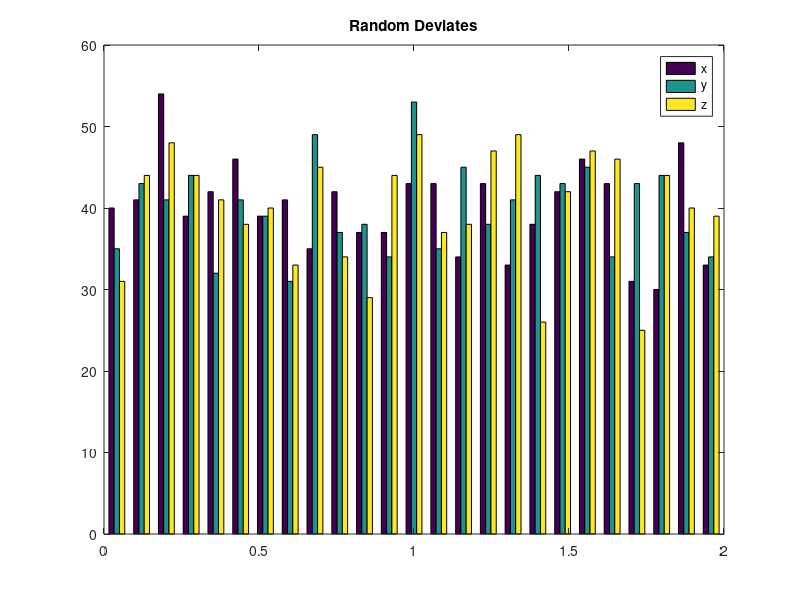

This chart was generated by the following MATLAB code: (Note: this script raises an error after producing the figure.)
%% Evaluate a 3D Integral using Monte Carlo
% Exercise 5-5
%%
% 
% <latex>
% I = \int_{0}^{2}\int_{0}^{2}\int_{0}^{2}(x+y+z )^2dxdydz
% </latex>
% 
% The averaging method is employed
% Steps are as follows:
%%
%
% # Choose an xhat (xi) uniformly between the limits
% # Score Ii = f(xi)*diff(limits)
function Ex5_5

exampleIntegration();
    iAnyl = 80;
    haltonBase = [2,3,5];
    Samples = pow2(1:19);
    errorHalton = zeros(numel(Samples),3);
    errorAverage = zeros(numel(Samples),1);
    
    for N=1:numel(Samples)
        for base=1:numel(haltonBase)
        [Iavg,Ihalton] = computeMC(Samples(N),haltonBase(base));
        errorHalton(N,base) = Ihalton(1)-iAnyl;
        end
        errorAverage(N) = Iavg(1)-iAnyl;
    end
    figure;
    loglog(Samples,abs(errorAverage),Samples,abs(errorHalton(:,1)),Samples,abs(errorHalton(:,2)),Samples,abs(errorHalton(:,3)));
    title('Error for Monte Carlo Integration of I = \int_{0}^{2}\int_{0}^{2}\int_{0}^{2}(x+y+z )^2dxdydz');
    legend('Average','Halton Base 2','Halton Base 3','Halton Base 5');
    xlabel('Number MC Samples');
    ylabel('|Error|');
end
function [Iavg Ihalton] = computeMC(N,haltonBase)
f = @(x) (x(1)+x(2)+x(3)).^2;
xLimits = [0 2; 0 2; 0 2];
Volume = prod(diff(xLimits'));
n = N;
numDim = 3;

%% Random Deviates
% Computing random deviates
xi = diag(xLimits(:,1))*ones(numDim,n) + diag(diff(xLimits'))*rand(numDim,n);
% Computing Scores
avgIRand = zeros(1,n);
for i=1:n
    avgIRand(i) =f(xi(:,i));
end
avgIRand = avgIRand*Volume;
avgI_mu = sum(avgIRand)/n;
avgI_std = std(avgIRand)/sqrt(n);
Iavg = [avgI_mu, avgI_std];


%% Halton Sequence
% Generating the Halton Sequence of Base 3, skipping the first 1,000, and
% grapping every 100th tiplet after that

% Calculating the size of array needed
numElements = numDim*n;
p = haltonset(haltonBase,'Skip',1e3,'Leap',1e2);
deviates = p(1:ceil(numElements/haltonBase),:);
deviates = reshape(deviates,numel(deviates),1);
deviates(floor(numel(deviates)/numElements)*numElements+1:end) = [];  % Chooping off end
deviates = reshape(deviates,n,numDim);
xi =  diag(xLimits(:,1))*ones(numDim,n)+diag(diff(xLimits'))*deviates';

% Computing Scores
avgIHalt = zeros(1,n);
for i=1:n
    avgIHalt(i) =f(xi(:,i));
end
avgIHalt = avgIHalt*Volume;
avgI_mu = sum(avgIHalt)/n;
avgI_std = std(avgIHalt)*numDim/sqrt(n);
Ihalton = [avgI_mu, avgI_std];

end

function exampleIntegration()
% Problem Setup
% We let f(x') now be a 'vector' function, where x' = (x,y,z)
f = @(x) (x(1)+x(2)+x(3)).^2;
% Integration limits.  First column is lower bound, second is upper bound
xLimits = [0 2; 0 2; 0 2];
Volume = prod(diff(xLimits'));
n = 1000;
numDim = 3;

%% Random Deviates
% Computing random deviates
xi = diag(xLimits(:,1))*ones(numDim,n) + diag(diff(xLimits'))*rand(numDim,n);
figure(1); hist(xi',25);
legend('x','y','z'); title('Random Deviates');

% Computing Scores
avgIRand = zeros(1,n);
for i=1:n
    avgIRand(i) =f(xi(:,i));
end
avgIRand = avgIRand*Volume;
avgI_mu = sum(avgIRand)/n;
avgI_std = std(avgIRand)*numDim/sqrt(n);
fprintf(1,'Average integaration (with random sampling) yeilds %f +/- %f with n=%d samples\n',avgI_mu,avgI_std,n);

%% Halton Sequence
% Generating the Halton Sequence of Base 3, skipping the first 1,000, and
% grapping every 100th tiplet after that
p = haltonset(3,'Skip',1e3,'Leap',1e2);
xi =  diag(xLimits(:,1))*ones(numDim,n)+diag(diff(xLimits'))*p(1:n,:)';
figure(2); hist(xi',25);
legend('x','y','z'); title('Halton Sequence');

% Computing Scores
avgIHalt = zeros(1,n);
for i=1:n
    avgIHalt(i) =f(xi(:,i));
end
avgIHalt = avgIHalt*Volume;
avgI_mu = sum(avgIHalt)/n;
avgI_std = std(avgIHalt)*numDim/sqrt(n);
fprintf(1,'Average integaration (Halton Sequence) yeilds %f +/- %f with n=%d samples\n',avgI_mu,avgI_std,n);

%% Comparison between the two
figure(3);
hist([avgIRand;avgIHalt]',25);
 xlim([0 250]);
legend('Random Deviates','3D Halton');
title('Monte Carlo Approximation to \int_{0}^{2}\int_{0}^{2}\int_{0}^{2}(x+y+z )^2dxdydz');
ylabel(sprintf('Frequency (n=%d samples',n));
xlabel('Integral Value.  Analytical Value is 80.0');

end
